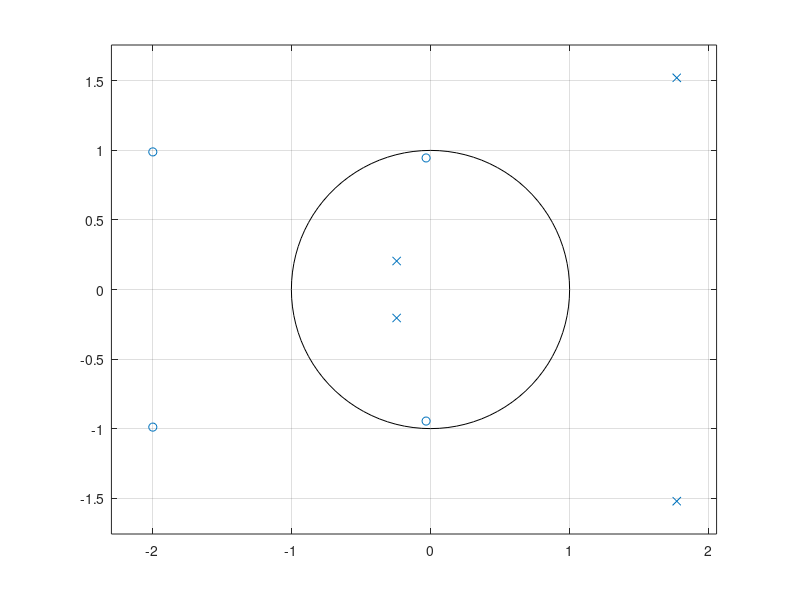

This chart was generated by the following MATLAB code:
b = [0.0018,0.0073,0.011,0.007,0.008];
a = [1,-3.0544,3.8291,2.2925,0.55072];
[zeros,poles,gain] = tf2zp(b,a);
zeros
poles
gain
zplane(b,a);